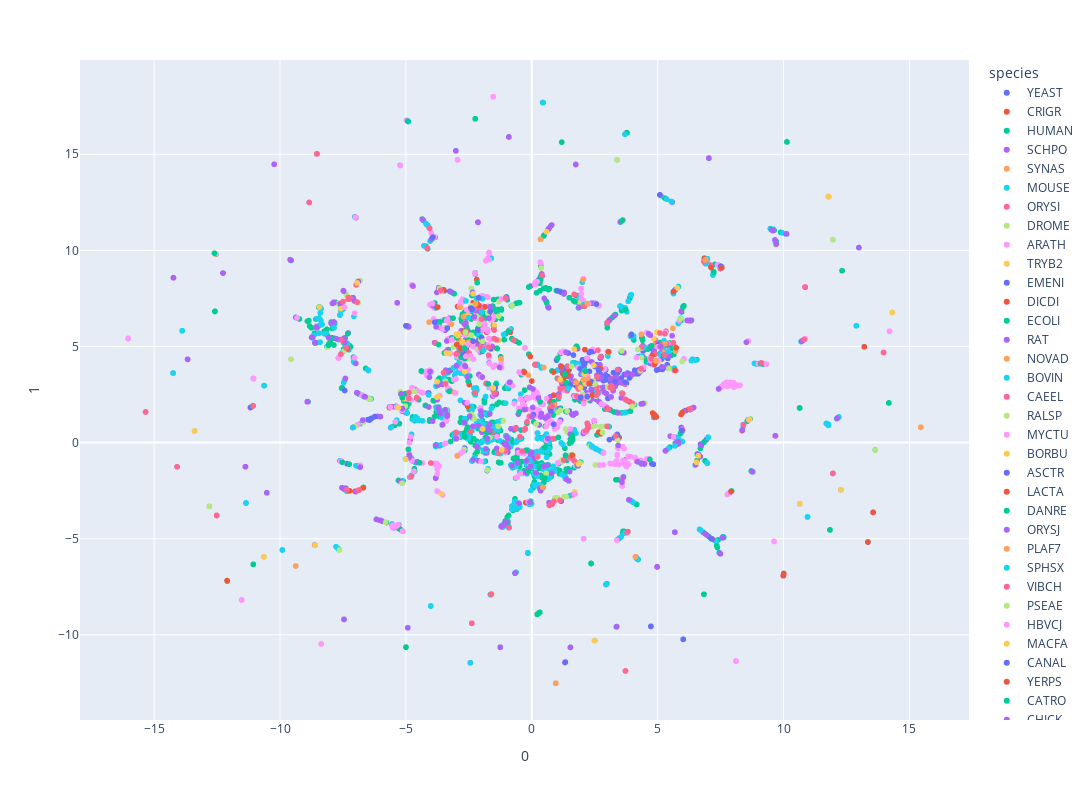

The cell this chart's notebook holds for it:
### Code cell
embedding = umap.UMAP(n_neighbors=3).fit_transform(features)


fig = px.scatter(
    embedding,
    x=0, y=1,
    color=test_df.species,
    labels={'color': 'species'},
    width=1200, height=800
)
fig.show()
